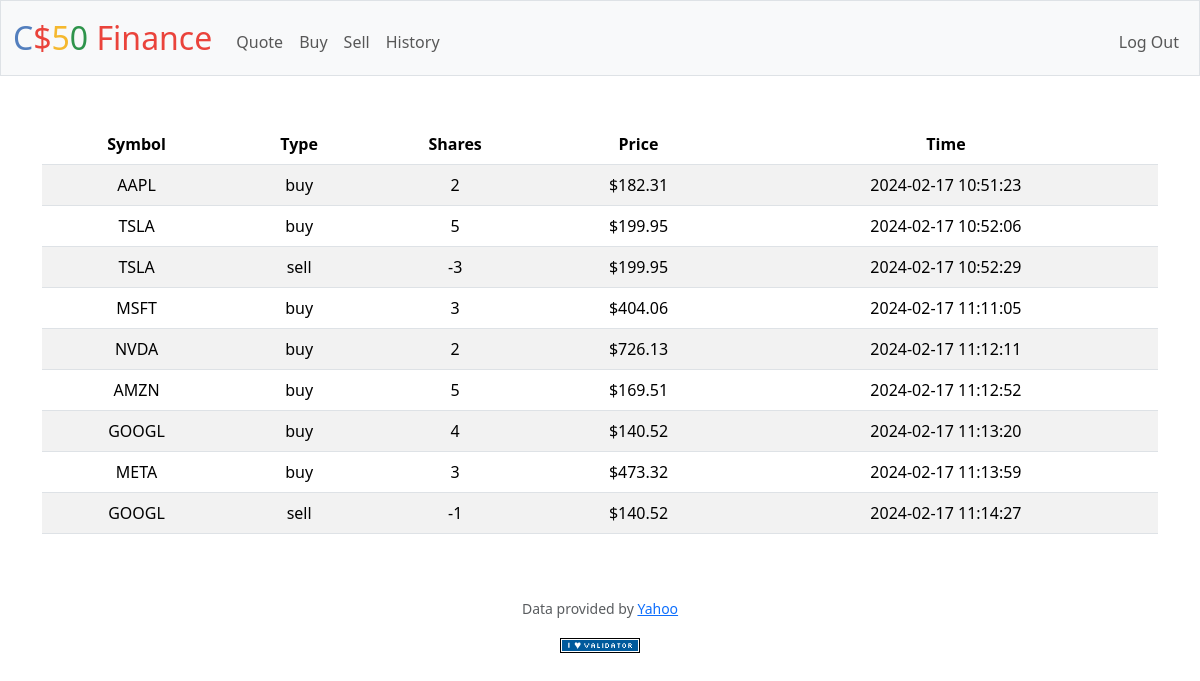
The page /history (signed in) on the database its author committed.
### tables this page shows
CREATE TABLE transactions (
id INTEGER PRIMARY KEY AUTOINCREMENT,
user_id INTEGER NOT NULL,
shares INTEGER NOT NULL,
price NUMERIC NOT NULL,
type TEXT NOT NULL,
symbol TEXT NOT NULL,
time TIMESTAMP DEFAULT CURRENT_TIMESTAMP,
FOREIGN KEY(user_id) REFERENCES users(id)
);

### app.py (the view)
@app.route("/history")
@login_required
def history():
    user_id = session["user_id"]
    transactions = db.execute("SELECT type, symbol, price, shares, time FROM transactions WHERE user_id = ?", user_id)
    return render_template("history.html", transactions=transactions, usd=usd)

### app.py (called while the page is built)
@app.after_request
def after_request(response):
    response.headers["Cache-Control"] = "no-cache, no-store, must-revalidate"
    response.headers["Expires"] = 0
    response.headers["Pragma"] = "no-cache"
    return response

### helpers.py (called while the page is built)
def login_required(f):
    @wraps(f)
    def decorated_function(*args, **kwargs):
        if session.get("user_id") is None:
            return redirect("/login")
        return f(*args, **kwargs)
    return decorated_function

def usd(value):
    return f"${value:,.2f}"

### templates/history.html (shortened to what this page needs)
<!DOCTYPE html>
{% extends "layout.html" %}
{% block main %}
    <table class="table table-striped">
        <thead>
            <tr>
                <th>Symbol</th>
                <th>Type</th>
                <th>Shares</th>
                <th>Price</th>
                <th>Time</th>
            </tr>
        </thead>
        <tbody>
            {% for transaction in transactions %}
                <tr>
                    <td> {{ transaction["symbol"].upper() }} </td>
                    <td> {{ transaction["type"] }} </td>
                    <td> {{ transaction["shares"] }} </td>
                    <td> {{ usd(transaction["price"]) }} </td>
                    <td> {{ transaction["time"] }} </td>
                </tr>
            {% endfor %}
        </tbody>
    </table>
{% endblock %}

### rows shown on the page
transactions: price "$182.31"
transactions: price "$199.95"
transactions: price "$199.95"
transactions: price "$404.06"
transactions: price "$726.13"
transactions: price "$169.51"
transactions: price "$140.52"
transactions: price "$473.32"
transactions: price "$140.52"
